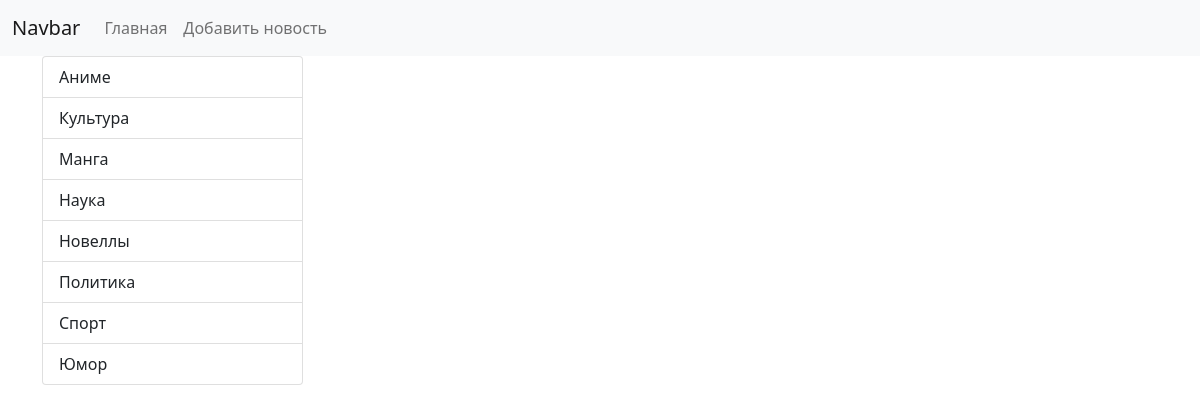
The app's page /news/category/6, older data.
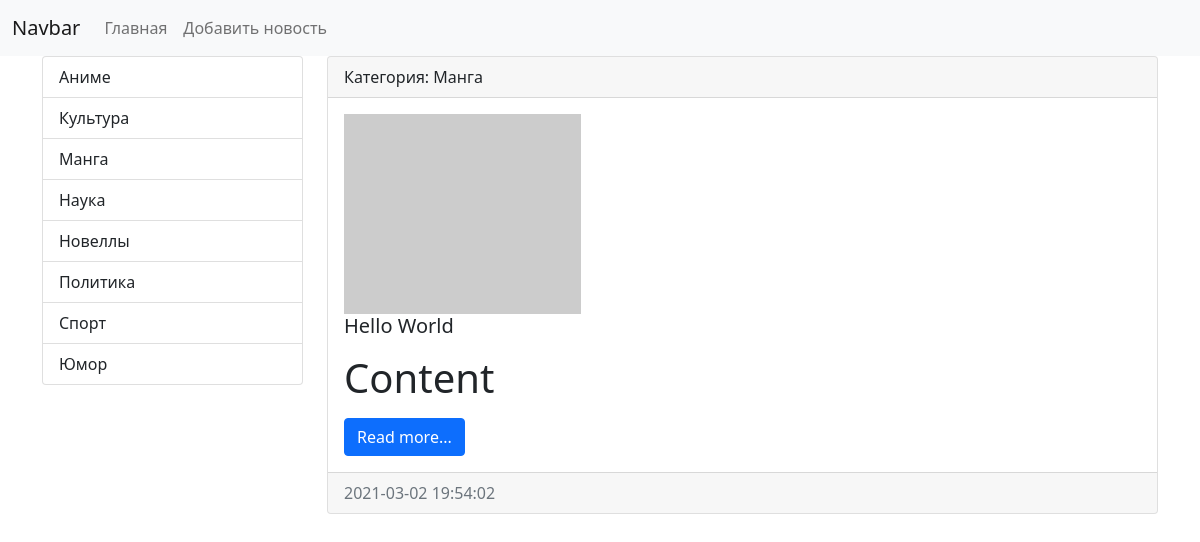
The same page, newer data.
### news/models.py (models this page shows, shortened)
class Category(models.Model):
    title = models.CharField(max_length=150, db_index=True, verbose_name='Наименование категории')
    def __str__(self):
        return self.title
    class Meta:
        verbose_name='Категория'
        verbose_name_plural='Категории'
        ordering=['title']

class News(models.Model):
    title = models.CharField(max_length=150, verbose_name='Наименование')
    content = models.TextField(blank=True, verbose_name='Контент')
    created_at = models.DateTimeField(auto_now_add=True, verbose_name='Дата публикации')
    update_at = models.DateTimeField(auto_now=True, verbose_name='Дата обновления')
    photo = models.ImageField(upload_to='photo/%Y/%m/%d', verbose_name='Фото', blank=True)
    is_published = models.BooleanField(default=True,verbose_name='Опубликовано')
    category = models.ForeignKey('Category', on_delete=models.PROTECT, null=True, verbose_name='Категория')
    class Meta:
        verbose_name = 'Новость'
        verbose_name_plural = 'Новости'
        ordering = ['-created_at']

### news/views.py (the view)
# urls.py: path('category/<int:category_id>', get_category, name='category')
def get_category(request, category_id):
    news = News.objects.filter(category_id=category_id)
    categories=Category.objects.all()
    category = Category.objects.get(pk=category_id)
    return render(request, 'news/category.html', {'news':news, 'categories':categories, 'category':category})

### news/templates/news/category.html (shortened to what this page needs)
<!doctype html>
<html lang="en">
<head>
    <link href="https://cdn.jsdelivr.net/npm/bootstrap@5.0.0-beta2/dist/css/bootstrap.min.css" rel="stylesheet"
>
</head>
<body>
<nav class="navbar navbar-expand-lg navbar-light bg-light">
    <div class="container-fluid">
        <a class="navbar-brand" href="{% url 'home' %}">Navbar</a>
        <div class="collapse navbar-collapse" id="navbarSupportedContent">
            <ul class="navbar-nav me-auto mb-2 mb-lg-0">
                <li class="nav-item"><a class="nav-link" href="{% url 'home' %}">Главная</a></li>
                <li class="nav-item"><a class="nav-link" href="{% url 'home' %}">Добавить новость</a></li>
            </ul>
        </div>
    </div>
</nav>
<div class="container mb-3">
    <div class="row">
        <div class="col-md-3">
            <div class="list-group">
                {% for item in categories %}
                <a href="{% url 'category' item.pk %}" class="list-group-item list-group-item-action">{{ item.title }}</a>
                {% endfor %}
            </div>
        </div>
        <div class="col-md-9">
            {% for item in news %}
            <div class="card mb-3">
                <div class="card-header">
                    Категория: {{ item.category }}
                </div>
                <div class="card-body">
                    <div class="media">
                        {% if item.photo %}
                        <img src="{{ item.photo.url }}" alt="" width="350" class="mr-3">
                        {% else %}
                        <img src="https://picsum.photos/id/237/200/300" alt="" class="mr-3">
                        {% endif %}
                    </div>
                    <div class="media-body">
                        <h5 class="card-title">{{item.title}}</h5>
                        <p class="card-text">{{item.content|safe|linebreaks|truncatewords:50}}</p>
                        <a href="#" class="btn btn-primary">Read more...</a>
                    </div>
                </div>
                <div class="card-footer text-muted">
                    {{item.created_at|date:"Y-m-d H:i:s"}}
                </div>
            </div>
            {% endfor %}
        </div>
    </div>
</div>
</body>
</html>

Row changes from the older to the newer data that the page shows:
added News: category "Манга", title "Hello World", content "Content", created_at "2021-03-02 19:54:02"
